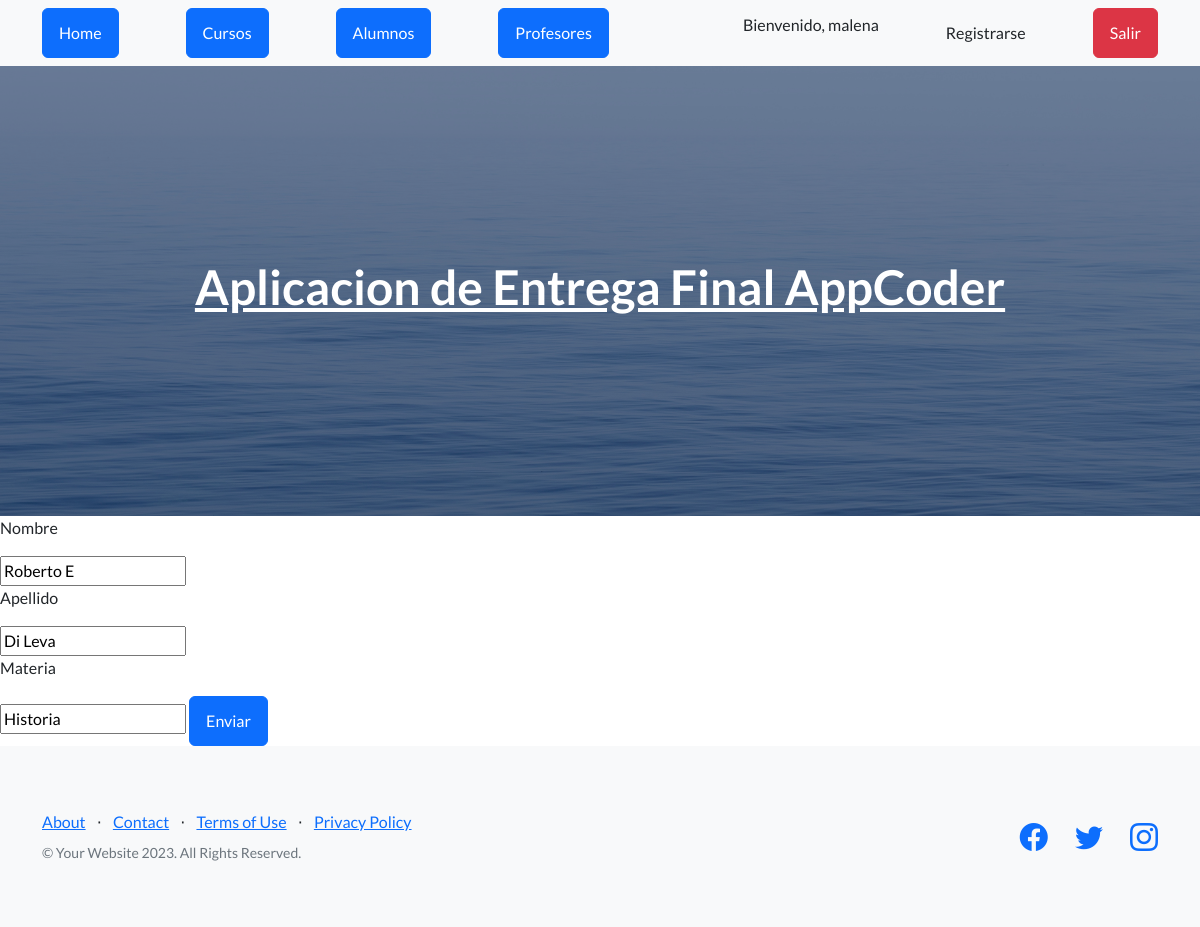
Screenshot of /Aplicacion/editar_profesor/2 (signed in) with the database file from the repository.
### Aplicacion/models.py (models this page shows, shortened)
class Profesores(models.Model):
    nombre=models.CharField(max_length=30)
    apellido=models.CharField(max_length=30)
    materia=models.CharField(max_length=30)

### Aplicacion/views.py (the view)
# urls.py: path("editar_profesor/<int:id>", views.editar_profesor, name="editar_profe"),
def editar_profesor(request, id):
    profesor=Profesores.objects.get(id=id)
    if request.method=="POST":
        formulario=Profesores_formulario(request.POST)
        if formulario.is_valid():
            info=formulario.cleaned_data
            profesor.nombre=info["nombre"]
            profesor.apellido=info["apellido"]
            profesor.materia=info["materia"]
            profesor.save()
            profesor=Profesores.objects.all()
            return render(request, "profesores.html", {"profesores": profesor})
    else:
        formulario=Profesores_formulario(initial={"nombre":profesor.nombre, "apellido":profesor.apellido, "materia":profesor.materia})
        return render(request, "editar_profesor.html", {"formulario":formulario, "profesor":profesor})

### Aplicacion/forms.py
class Profesores_formulario(forms.Form):
    nombre=forms.CharField(max_length=30)
    apellido=forms.CharField(max_length=30)
    materia=forms.CharField(max_length=30)

### Aplicacion/template/editar_profesor.html (shortened to what this page needs)
{% extends "padre.html" %}
{% load static %}
{% block contenido %}
    <form action="{% url 'editar_profe' profesor.id %}" method="POST">
        <p>Nombre</p>
        {{formulario.nombre}}
        <p>Apellido</p>
        {{formulario.apellido}}
        <p>Materia</p>
        {{formulario.materia}}
        <button class="btn btn-primary"> Enviar </button>
    </form>
{% endblock%}

### Aplicacion/template/padre.html (shortened to what this page needs)
<!DOCTYPE html>
<html lang="en">
    <head>
        {% load static %}
        <link href="https://cdn.jsdelivr.net/npm/bootstrap-icons@1.5.0/font/bootstrap-icons.css" rel="stylesheet" type="text/css" />
        <link href="{% static 'Aplicacion/css/styles.css' %}" rel="stylesheet" />
    </head>
    <body>
        <nav class="navbar navbar-light bg-light static-top">
            <div class="container">
                <a class="btn btn-primary" href="{% url 'home' %}">Home</a>
                <a class="btn btn-primary" href="{% url 'cursos' %}">Cursos</a>
                <a class="btn btn-primary" href="{% url 'alumnos' %}">Alumnos</a>
                <a class="btn btn-primary" href="{% url 'profesores'%}">Profesores</a>
                {% if  request.user.is_authenticated %}
                    <p>Bienvenido, {{user.username}}</p
                {% endif %}
                <a class="btn btn-primary" href="{% url 'register' %}"> Registrarse </a>
                {% if request.user.is_authenticated %}
                <form method="post" action="{% url 'Logout' %}">
                    <button type="submit" class="btn btn-danger">Salir</button>
                </form>
                {% endif %}
            </div>
        </nav>
        <header class="masthead">
            <div class="container position-relative">
                <h1 class="text-center" style="color:white"> <u> Aplicacion de Entrega Final AppCoder </u> </h1>
            </div>
        </header>
    {% block contenido %}
    {% endblock %}
        <footer class="footer bg-light">
            <div class="container">
                <div class="row">
                    <div class="col-lg-6 h-100 text-center text-lg-start my-auto">
                        <ul class="list-inline mb-2">
                            <li class="list-inline-item"><a href="#!">About</a></li>
                            <li class="list-inline-item">⋅</li>
                            <li class="list-inline-item"><a href="#!">Contact</a></li>
                            <li class="list-inline-item">⋅</li>
                            <li class="list-inline-item"><a href="#!">Terms of Use</a></li>
                            <li class="list-inline-item">⋅</li>
                            <li class="list-inline-item"><a href="#!">Privacy Policy</a></li>
                        </ul>
                        <p class="text-muted small mb-4 mb-lg-0">&copy; Your Website 2023. All Rights Reserved.</p>
                    </div>
                    <div class="col-lg-6 h-100 text-center text-lg-end my-auto">
                        <ul class="list-inline mb-0">
                            <li class="list-inline-item me-4">
                                <a href="#!"><i class="bi-facebook fs-3"></i></a>
                            </li>
                            <li class="list-inline-item me-4">
                                <a href="#!"><i class="bi-twitter fs-3"></i></a>
                            </li>
                            <li class="list-inline-item">
                                <a href="#!"><i class="bi-instagram fs-3"></i></a>
                            </li>
                        </ul>
                    </div>
                </div>
            </div>
        </footer>
    </body>
</html>

### rows the page displays
Profesores: nombre "Roberto E", apellido "Di Leva", materia "Historia"

### other values shown
{{ user.username }} "malena"
